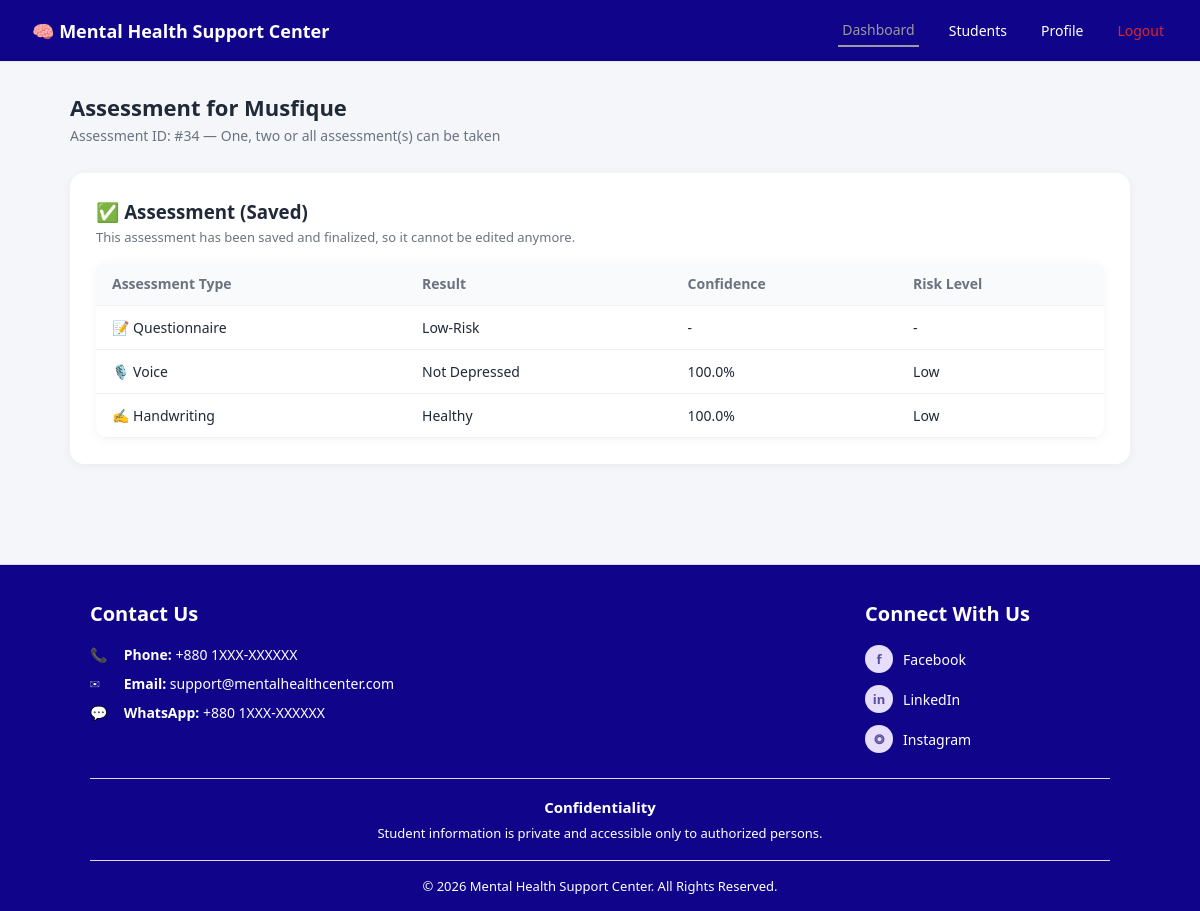
/assessment/34 (signed in), run on the app's committed database.
### tables this page shows
CREATE TABLE students (
            student_id     TEXT PRIMARY KEY,   -- ইউনিভার্সিটির নিজস্ব Student ID (unique)
            name            TEXT NOT NULL,
            email           TEXT,
            phone_number    TEXT,
            department      TEXT,
            batch           TEXT,
            semester        TEXT,
            section         TEXT,
            blood_group     TEXT,
            date_of_birth   TEXT,
            age             INTEGER,
            gender          TEXT,
            created_at      TEXT DEFAULT (datetime('now'))
        );

CREATE TABLE "assessments" (
                assessment_id     INTEGER PRIMARY KEY AUTOINCREMENT,
                student_id         TEXT NOT NULL,
                professional_id    INTEGER,
                created_at         TEXT DEFAULT (datetime('now')),
                is_finalized       INTEGER DEFAULT 0,
                FOREIGN KEY (student_id) REFERENCES students(student_id),
                FOREIGN KEY (professional_id) REFERENCES professionals(professional_id)
            );

CREATE TABLE questionnaire_results (
            id                    INTEGER PRIMARY KEY AUTOINCREMENT,
            assessment_id          INTEGER NOT NULL,
            applicable              INTEGER DEFAULT 1,  -- 0 হলে "not applicable" (এই assessment নেওয়া হয়নি)
            age                     INTEGER,
            gender                  TEXT,
            stress_level            TEXT,
            academic_performance    TEXT,
            health_condition        TEXT,
            relationship_condition  TEXT,
            family_problem          TEXT,
            depression_level        TEXT,
            anxiety_level           TEXT,
            mental_support          TEXT,
            self_harm_history       TEXT,
            model_output            TEXT,   -- মডেলের প্রেডিকশন (একটা word)
            FOREIGN KEY (assessment_id) REFERENCES assessments(assessment_id)
        );

CREATE TABLE voice_results (
            id             INTEGER PRIMARY KEY AUTOINCREMENT,
            assessment_id   INTEGER NOT NULL,
            applicable       INTEGER DEFAULT 1,
            file_path        TEXT,
            model_output     TEXT, confidence_percent REAL, risk_level TEXT,
            FOREIGN KEY (assessment_id) REFERENCES assessments(assessment_id)
        );

CREATE TABLE handwriting_results (
            id             INTEGER PRIMARY KEY AUTOINCREMENT,
            assessment_id   INTEGER NOT NULL,
            applicable       INTEGER DEFAULT 1,
            file_path        TEXT,
            model_output     TEXT, confidence_percent REAL, risk_level TEXT,
            FOREIGN KEY (assessment_id) REFERENCES assessments(assessment_id)
        );

### backend/main.py (the view)
@app.get("/assessment/{assessment_id}")
def assessment_page(request: Request, assessment_id: int):
    if not require_login(request):
        return RedirectResponse("/login")
    conn = database.get_connection()
    cur = conn.cursor()
    cur.execute("""
        SELECT assessments.*, students.name as student_name
        FROM assessments JOIN students ON assessments.student_id = students.student_id
        WHERE assessment_id = ?
    """, (assessment_id,))
    row = cur.fetchone()
    if row is None:
        conn.close()
        raise HTTPException(status_code=404, detail="Assessment not found")
    assessment = dict(row)
    cur.execute("SELECT * FROM questionnaire_results WHERE assessment_id = ?", (assessment_id,))
    q_row = cur.fetchone()
    cur.execute("SELECT * FROM voice_results WHERE assessment_id = ?", (assessment_id,))
    v_row = cur.fetchone()
    cur.execute("SELECT * FROM handwriting_results WHERE assessment_id = ?", (assessment_id,))
    h_row = cur.fetchone()
    conn.close()
    return templates.TemplateResponse(request, "assessment.html", {
        "assessment": assessment,
        "active_page": "dashboard",
        "questionnaire_result": dict(q_row) if q_row else None,
        "voice_result": dict(v_row) if v_row else None,
        "handwriting_result": dict(h_row) if h_row else None,
    })

### templates/assessment.html (shortened to what this page needs)
<!DOCTYPE html>
<html lang="bn">
<head>
    <link rel="stylesheet" href="/static/css/style.css">
    <link rel="stylesheet" href="/static/css/ui-enhancements.css">
</head>
<body>
{% include "_navbar.html" %}
<div class="page-container">
    <div class="welcome-section">
        <h2>Assessment for {{ assessment.student_name }}</h2>
        <p>Assessment ID: #{{ assessment.assessment_id }} — One, two or all assessment(s) can be taken</p>
    </div>
    {% if assessment.is_finalized %}
    <div class="info-card">
        <h3>✅ Assessment (Saved)</h3>
        <p style="color:#6b7280;font-size:13px;margin-top:4px;">
            This assessment has been saved and finalized, so it cannot be edited anymore.
        </p>
        <table class="student-table" style="margin-top:16px;">
            <thead>
                <tr>
                    <th>Assessment Type</th>
                    <th>Result</th>
                    <th>Confidence</th>
                    <th>Risk Level</th>
                </tr>
            </thead>
            <tbody>
                <tr>
                    <td>📝 Questionnaire</td>
                    {% if questionnaire_result and questionnaire_result.applicable %}
                        <td>{{ questionnaire_result.model_output }}</td>
                        <td>-</td>
                        <td>-</td>
                    {% else %}
                        <td colspan="3" style="color:#9ca3af;">Didn't received</td>
                    {% endif %}
                </tr>
                <tr>
                    <td>🎙️ Voice</td>
                    {% if voice_result and voice_result.applicable %}
                        <td>{{ voice_result.model_output }}</td>
                        <td>{{ voice_result.confidence_percent ~ "%" if voice_result.confidence_percent is not none else "-" }}</td>
                        <td>{{ voice_result.risk_level or "-" }}</td>
                    {% else %}
                        <td colspan="3" style="color:#9ca3af;">Didn't received</td>
                    {% endif %}
                </tr>
                <tr>
                    <td>✍️ Handwriting</td>
                    {% if handwriting_result and handwriting_result.applicable %}
                        <td>{{ handwriting_result.model_output }}</td>
                        <td>{{ handwriting_result.confidence_percent ~ "%" if handwriting_result.confidence_percent is not none else "-" }}</td>
                        <td>{{ handwriting_result.risk_level or "-" }}</td>
                    {% else %}
                        <td colspan="3" style="color:#9ca3af;">Didn't received</td>
                    {% endif %}
                </tr>
            </tbody>
        </table>
    </div>
    {% endif %}
</div>
{% include "_footer.html" %}
</body>
</html>

### static/css/style.css (style rules this page uses)
* { margin: 0; padding: 0; box-sizing: border-box; font-family: 'Segoe UI', Arial, sans-serif; }
body { background: #f4f6f9; color: #1f2937; }
.page-container { max-width: 1100px; margin: 0 auto; padding: 30px 20px; }
.welcome-section { margin-bottom: 28px; }
.welcome-section h2 { font-size: 22px; margin-bottom: 4px; }
.welcome-section p { color: #6b7280; font-size: 14px; }
.student-table { width: 100%; border-collapse: collapse; background: #fff; border-radius: 12px; overflow: hidden; box-shadow: 0 2px 10px rgba(0,0,0,0.05); }
.student-table th, .student-table td { text-align: left; padding: 12px 16px; font-size: 14px; border-bottom: 1px solid #f1f1f1; }
.student-table th { background: #f9fafb; color: #6b7280; font-weight: 600; }
.info-card { background: #fff; border-radius: 14px; padding: 26px; box-shadow: 0 2px 10px rgba(0,0,0,0.05); margin-bottom: 20px; }

### static/css/ui-enhancements.css (style rules this page uses)
.student-table tbody tr { transition: background-color 0.15s ease; cursor: pointer; }

### data on the page
students: student_name "Musfique"
assessments: assessment_id "34"
questionnaire_results: model_output "Low-Risk"
voice_results: model_output "Not Depressed", confidence_percent "100.0%", risk_level "Low"
handwriting_results: model_output "Healthy", confidence_percent "100.0%", risk_level "Low"
